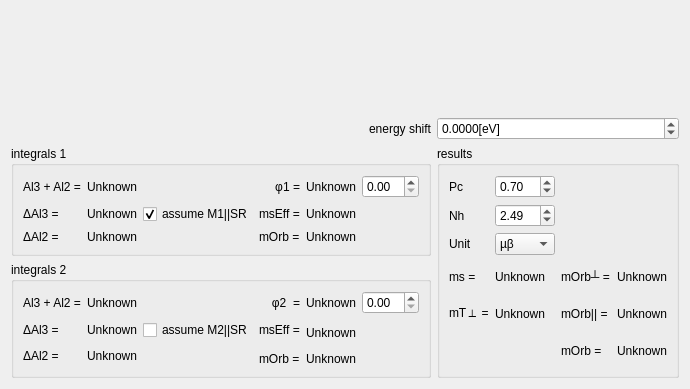
      <widget class="QWidget" name="tab_3">
       <attribute name="title">
        <string>result</string>
       </attribute>
       <layout class="QGridLayout" name="gridLayout_5">
        <item row="1" column="1">
         <widget class="QDoubleSpinBox" name="energyShiftSpinBox">
          <property name="suffix">
           <string>[eV]</string>
          </property>
          <property name="decimals">
           <number>4</number>
          </property>
          <property name="minimum">
           <double>-2.000000000000000</double>
          </property>
          <property name="maximum">
           <double>2.000000000000000</double>
          </property>
          <property name="singleStep">
           <double>0.010000000000000</double>
          </property>
          <property name="value">
           <double>0.000000000000000</double>
          </property>
         </widget>
        </item>
        <item row="1" column="0">
         <widget class="QLabel" name="label_18">
          <property name="text">
           <string>energy shift</string>
          </property>
          <property name="alignment">
           <set>Qt::AlignRight|Qt::AlignTrailing|Qt::AlignVCenter</set>
          </property>
         </widget>
        </item>
        <item row="4" column="0">
         <widget class="QGroupBox" name="groupBox_6">
          <property name="sizePolicy">
           <sizepolicy hsizetype="Preferred" vsizetype="Minimum">
            <horstretch>0</horstretch>
            <verstretch>0</verstretch>
           </sizepolicy>
          </property>
          <property name="minimumSize">
           <size>
            <width>0</width>
            <height>100</height>
           </size>
          </property>
          <property name="toolTip">
           <string>Results, gained from the second file.</string>
          </property>
          <property name="title">
           <string>integrals 2</string>
          </property>
          <layout class="QGridLayout" name="gridLayout_8">
           <item row="1" column="1">
            <widget class="QLabel" name="l32Label">
             <property name="sizePolicy">
              <sizepolicy hsizetype="Expanding" vsizetype="Preferred">
               <horstretch>0</horstretch>
               <verstretch>0</verstretch>
              </sizepolicy>
             </property>
             <property name="toolTip">
              <string>Integral of (XMCD)*dx from left chopped edge to local minimum between maximums for the second file.</string>
             </property>
             <property name="text">
              <string>Unknown</string>
             </property>
            </widget>
           </item>
           <item row="1" column="0">
            <widget class="QLabel" name="label_20">
             <property name="sizePolicy">
              <sizepolicy hsizetype="Minimum" vsizetype="Preferred">
               <horstretch>0</horstretch>
               <verstretch>0</verstretch>
              </sizepolicy>
             </property>
             <property name="toolTip">
              <string>Integral of (XMCD)*dx from left chopped edge to local minimum between maximums for the second file.</string>
             </property>
             <property name="text">
              <string>ΔAl3 = </string>
             </property>
            </widget>
           </item>
           <item row="0" column="1">
            <widget class="QLabel" name="sum2Label">
             <property name="sizePolicy">
              <sizepolicy hsizetype="Expanding" vsizetype="Preferred">
               <horstretch>0</horstretch>
               <verstretch>0</verstretch>
              </sizepolicy>
             </property>
             <property name="toolTip">
              <string>Integral of (normalized r.p. signal + normalized l.p. signal)*dx from left chopped edge to right for the second file.</string>
             </property>
             <property name="text">
              <string>Unknown</string>
             </property>
            </widget>
           </item>
           <item row="2" column="0" rowspan="2">
            <widget class="QLabel" name="label_21">
             <property name="sizePolicy">
              <sizepolicy hsizetype="Minimum" vsizetype="Preferred">
               <horstretch>0</horstretch>
               <verstretch>0</verstretch>
              </sizepolicy>
             </property>
             <property name="toolTip">
              <string>Integral of (XMCD)*dx from local minimum between maximums to the chopped right edge for the second file.</string>
             </property>
             <property name="text">
              <string>ΔAl2 = </string>
             </property>
            </widget>
           </item>
           <item row="2" column="1" rowspan="2">
            <widget class="QLabel" name="l22Label">
             <property name="sizePolicy">
              <sizepolicy hsizetype="Expanding" vsizetype="Preferred">
               <horstretch>0</horstretch>
               <verstretch>0</verstretch>
              </sizepolicy>
             </property>
             <property name="toolTip">
              <string>Integral of (XMCD)*dx from local minimum between maximums to the chopped right edge for the second file.</string>
             </property>
             <property name="text">
              <string>Unknown</string>
             </property>
            </widget>
           </item>
           <item row="0" column="0">
            <widget class="QLabel" name="label_15">
             <property name="sizePolicy">
              <sizepolicy hsizetype="Minimum" vsizetype="Preferred">
               <horstretch>0</horstretch>
               <verstretch>0</verstretch>
              </sizepolicy>
             </property>
             <property name="toolTip">
              <string>Integral of (normalized r.p. signal + normalized l.p. signal)*dx from left chopped edge to right for the second file.</string>
             </property>
             <property name="text">
              <string>Al3 + Al2 =</string>
             </property>
            </widget>
           </item>
           <item row="1" column="4" rowspan="2" colspan="2">
            <widget class="QLabel" name="msEff2Label">
             <property name="sizePolicy">
              <sizepolicy hsizetype="Expanding" vsizetype="Preferred">
               <horstretch>0</horstretch>
               <verstretch>0</verstretch>
              </sizepolicy>
             </property>
             <property name="toolTip">
              <string>Effective spin moment value</string>
             </property>
             <property name="text">
              <string>Unknown</string>
             </property>
            </widget>
           </item>
           <item row="0" column="5">
            <widget class="QDoubleSpinBox" name="phi2OffsetBox">
             <property name="maximum">
              <double>90.000000000000000</double>
             </property>
             <property name="singleStep">
              <double>0.100000000000000</double>
             </property>
            </widget>
           </item>
           <item row="3" column="4" colspan="2">
            <widget class="QLabel" name="mOrb2Label">
             <property name="sizePolicy">
              <sizepolicy hsizetype="Expanding" vsizetype="Preferred">
               <horstretch>0</horstretch>
               <verstretch>0</verstretch>
              </sizepolicy>
             </property>
             <property name="toolTip">
              <string>Orbital moment value</string>
             </property>
             <property name="text">
              <string>Unknown</string>
             </property>
            </widget>
           </item>
           <item row="1" column="3">
            <widget class="QLabel" name="Label_10">
             <property name="sizePolicy">
              <sizepolicy hsizetype="Minimum" vsizetype="Preferred">
               <horstretch>0</horstretch>
               <verstretch>0</verstretch>
              </sizepolicy>
             </property>
             <property name="toolTip">
              <string>Effective spin moment value</string>
             </property>
             <property name="text">
              <string>msEff =</string>
             </property>
            </widget>
           </item>
           <item row="3" column="3">
            <widget class="QLabel" name="label_22">
             <property name="sizePolicy">
              <sizepolicy hsizetype="Minimum" vsizetype="Preferred">
               <horstretch>0</horstretch>
               <verstretch>0</verstretch>
              </sizepolicy>
             </property>
             <property name="toolTip">
              <string>Orbital moment value</string>
             </property>
             <property name="text">
              <string>mOrb =</string>
             </property>
            </widget>
           </item>
           <item row="1" column="2">
            <widget class="QCheckBox" name="angle2Box">
             <property name="toolTip">
              <string>Use this file as start point to calculate second M. angle.</string>
             </property>
             <property name="text">
              <string>assume M2||SR</string>
             </property>
             <attribute name="buttonGroup">
              <string notr="true">angleGroup</string>
             </attribute>
            </widget>
           </item>
           <item row="0" column="3">
            <widget class="QLabel" name="label_27">
             <property name="sizePolicy">
              <sizepolicy hsizetype="Minimum" vsizetype="Preferred">
               <horstretch>0</horstretch>
               <verstretch>0</verstretch>
              </sizepolicy>
             </property>
             <property name="toolTip">
              <string>Magnetisation angle relative to normal axis gained from calculations, assuming intensity is in proportion to cos(M. angle).</string>
             </property>
             <property name="text">
              <string>φ2  =</string>
             </property>
             <property name="alignment">
              <set>Qt::AlignRight|Qt::AlignTrailing|Qt::AlignVCenter</set>
             </property>
            </widget>
           </item>
           <item row="0" column="4">
            <widget class="QLabel" name="angle1CalcLable">
             <property name="sizePolicy">
              <sizepolicy hsizetype="MinimumExpanding" vsizetype="Preferred">
               <horstretch>0</horstretch>
               <verstretch>0</verstretch>
              </sizepolicy>
             </property>
             <property name="toolTip">
              <string>Magnetisation angle relative to normal axis gained from calculations, assuming intensity is in proportion to cos(M. angle).</string>
             </property>
             <property name="text">
              <string>Unknown</string>
             </property>
            </widget>
           </item>
          </layout>
         </widget>
        </item>
        <item row="3" column="1" rowspan="2">
         <widget class="QGroupBox" name="groupBox">
          <property name="sizePolicy">
           <sizepolicy hsizetype="Preferred" vsizetype="Minimum">
            <horstretch>0</horstretch>
            <verstretch>0</verstretch>
           </sizepolicy>
          </property>
          <property name="minimumSize">
           <size>
            <width>0</width>
            <height>200</height>
           </size>
          </property>
          <property name="toolTip">
           <string>Final results, gained from both files.</string>
          </property>
          <property name="title">
           <string>results</string>
          </property>
          <layout class="QGridLayout" name="gridLayout_6">
           <item row="4" column="4">
            <widget class="QLabel" name="mOrbOLabel">
             <property name="toolTip">
              <string>Normal component of orbital moment</string>
             </property>
             <property name="text">
              <string>Unknown</string>
             </property>
            </widget>
           </item>
           <item row="5" column="0">
            <widget class="QLabel" name="label_11">
             <property name="toolTip">
              <string/>
             </property>
             <property name="text">
              <string>mT⊥ =</string>
             </property>
            </widget>
           </item>
           <item row="5" column="1">
            <widget class="QLabel" name="mTLabel">
             <property name="toolTip">
              <string/>
             </property>
             <property name="text">
              <string>Unknown</string>
             </property>
            </widget>
           </item>
           <item row="5" column="2" colspan="2">
            <widget class="QLabel" name="label_13">
             <property name="toolTip">
              <string>Paralel component of orbital moment</string>
             </property>
             <property name="text">
              <string>mOrb|| =</string>
             </property>
            </widget>
           </item>
           <item row="5" column="4">
            <widget class="QLabel" name="mOrbPLabel">
             <property name="toolTip">
              <string>Paralel component of orbital moment</string>
             </property>
             <property name="text">
              <string>Unknown</string>
             </property>
            </widget>
           </item>
           <item row="2" column="0">
            <widget class="QLabel" name="label_26">
             <property name="toolTip">
              <string>Unit selection.</string>
             </property>
             <property name="text">
              <string>Unit</string>
             </property>
            </widget>
           </item>
           <item row="2" column="1">
            <widget class="QComboBox" name="unitBox">
             <property name="toolTip">
              <string>Unit selection.</string>
             </property>
             <property name="currentText">
              <string>µβ</string>
             </property>
             <property name="currentIndex">
              <number>1</number>
             </property>
             <item>
              <property name="text">
               <string>J/T</string>
              </property>
             </item>
             <item>
              <property name="text">
               <string>µβ</string>
              </property>
             </item>
             <item>
              <property name="text">
               <string>eV/T</string>
              </property>
             </item>
             <item>
              <property name="text">
               <string>erg/G</string>
              </property>
             </item>
            </widget>
           </item>
           <item row="6" column="2">
            <widget class="QLabel" name="label_28">
             <property name="toolTip">
              <string>Orbital moment, calculatet from components.</string>
             </property>
             <property name="text">
              <string>mOrb = </string>
             </property>
            </widget>
           </item>
           <item row="6" column="4">
            <widget class="QLabel" name="mOrbLabel">
             <property name="toolTip">
              <string>Orbital moment, calculatet from components.</string>
             </property>
             <property name="text">
              <string>Unknown</string>
             </property>
            </widget>
           </item>
           <item row="0" column="0">
            <widget class="QLabel" name="label_23">
             <property name="toolTip">
              <string>Beamline polarization constant.</string>
             </property>
             <property name="text">
              <string>Pc</string>
             </property>
            </widget>
           </item>
           <item row="0" column="1">
            <widget class="QDoubleSpinBox" name="pSpinBox">
             <property name="toolTip">
              <string>Beamline polarization constant.</string>
             </property>
             <property name="maximum">
              <double>1.000000000000000</double>
             </property>
             <property name="singleStep">
              <double>0.010000000000000</double>
             </property>
             <property name="value">
              <double>0.700000000000000</double>
             </property>
            </widget>
           </item>
           <item row="1" column="0">
            <widget class="QLabel" name="label_19">
             <property name="toolTip">
              <string>Energy level population.</string>
             </property>
             <property name="text">
              <string>Nh</string>
             </property>
            </widget>
           </item>
           <item row="1" column="1">
            <widget class="QDoubleSpinBox" name="nSpinBox">
             <property name="toolTip">
              <string>Energy level population.</string>
             </property>
             <property name="singleStep">
              <double>0.010000000000000</double>
             </property>
             <property name="value">
              <double>2.490000000000000</double>
             </property>
            </widget>
           </item>
           <item row="4" column="0">
            <widget class="QLabel" name="label_10">
             <property name="toolTip">
              <string>Spin moment value</string>
             </property>
             <property name="text">
              <string>ms =</string>
             </property>
            </widget>
           </item>
           <item row="4" column="1">
            <widget class="QLabel" name="msLabel">
             <property name="toolTip">
              <string>Spin moment value</string>
             </property>
             <property name="text">
              <string>Unknown</string>
             </property>
            </widget>
           </item>
           <item row="4" column="2" colspan="2">
            <widget class="QLabel" name="label_12">
             <property name="toolTip">
              <string>Normal component of orbital moment</string>
             </property>
             <property name="text">
              <string>mOrb┴ =</string>
             </property>
            </widget>
           </item>
          </layout>
         </widget>
        </item>
        <item row="3" column="0">
         <widget class="QGroupBox" name="groupBox_5">
          <property name="sizePolicy">
           <sizepolicy hsizetype="Preferred" vsizetype="Minimum">
            <horstretch>0</horstretch>
            <verstretch>0</verstretch>
           </sizepolicy>
          </property>
          <property name="minimumSize">
           <size>
            <width>0</width>
            <height>100</height>
           </size>
          </property>
          <property name="toolTip">
           <string>Results, gained from the first file.</string>
          </property>
          <property name="title">
           <string>integrals 1</string>
          </property>
          <layout class="QGridLayout" name="gridLayout_7">
           <item row="0" column="0">
            <widget class="QLabel" name="label_3">
             <property name="sizePolicy">
              <sizepolicy hsizetype="Minimum" vsizetype="Minimum">
               <horstretch>0</horstretch>
               <verstretch>0</verstretch>
              </sizepolicy>
             </property>
             <property name="minimumSize">
              <size>
               <width>40</width>
               <height>0</height>
              </size>
             </property>
             <property name="toolTip">
              <string>Integral of (normalized r.p. signal + normalized l.p. signal)*dx from left chopped edge to right for the first file.</string>
             </property>
             <property name="text">
              <string>Al3 + Al2 =</string>
             </property>
            </widget>
           </item>
           <item row="0" column="1">
            <widget class="QLabel" name="sum1Label">
             <property name="sizePolicy">
              <sizepolicy hsizetype="Expanding" vsizetype="Minimum">
               <horstretch>0</horstretch>
               <verstretch>0</verstretch>
              </sizepolicy>
             </property>
             <property name="toolTip">
              <string>Integral of (normalized r.p. signal + normalized l.p. signal)*dx from left chopped edge to right for the first file.</string>
             </property>
             <property name="text">
              <string>Unknown</string>
             </property>
            </widget>
           </item>
           <item row="1" column="0">
            <widget class="QLabel" name="label_6">
             <property name="sizePolicy">
              <sizepolicy hsizetype="Minimum" vsizetype="Minimum">
               <horstretch>0</horstretch>
               <verstretch>0</verstretch>
              </sizepolicy>
             </property>
             <property name="minimumSize">
              <size>
               <width>40</width>
               <height>0</height>
              </size>
             </property>
             <property name="toolTip">
              <string>Integral of (XMCD)*dx from left chopped edge to local minimum between maximums for the first file.</string>
             </property>
             <property name="text">
              <string>ΔAl3 = </string>
             </property>
            </widget>
           </item>
           <item row="1" column="1">
            <widget class="QLabel" name="l31Label">
             <property name="sizePolicy">
              <sizepolicy hsizetype="Expanding" vsizetype="Minimum">
               <horstretch>0</horstretch>
               <verstretch>0</verstretch>
              </sizepolicy>
             </property>
             <property name="toolTip">
              <string>Integral of (XMCD)*dx from left chopped edge to local minimum between maximums for the first file.</string>
             </property>
             <property name="toolTipDuration">
              <number>100000</number>
             </property>
             <property name="text">
              <string>Unknown</string>
             </property>
            </widget>
           </item>
           <item row="2" column="0">
            <widget class="QLabel" name="label_7">
             <property name="sizePolicy">
              <sizepolicy hsizetype="Minimum" vsizetype="Minimum">
               <horstretch>0</horstretch>
               <verstretch>0</verstretch>
              </sizepolicy>
             </property>
             <property name="minimumSize">
              <size>
               <width>40</width>
               <height>0</height>
              </size>
             </property>
             <property name="toolTip">
              <string>Integral of (XMCD)*dx from local minimum between maximums to the chopped right edge for the first file.</string>
             </property>
             <property name="text">
              <string>ΔAl2 = </string>
             </property>
            </widget>
           </item>
           <item row="2" column="1">
            <widget class="QLabel" name="l21Label">
             <property name="sizePolicy">
              <sizepolicy hsizetype="Expanding" vsizetype="Minimum">
               <horstretch>0</horstretch>
               <verstretch>0</verstretch>
              </sizepolicy>
             </property>
             <property name="toolTip">
              <string>Integral of (XMCD)*dx from local minimum between maximums to the chopped right edge for the first file.</string>
             </property>
             <property name="text">
              <string>Unknown</string>
             </property>
            </widget>
           </item>
           <item row="1" column="5" colspan="2">
            <widget class="QLabel" name="msEff1Label">
             <property name="sizePolicy">
              <sizepolicy hsizetype="Expanding" vsizetype="Minimum">
               <horstretch>0</horstretch>
               <verstretch>0</verstretch>
              </sizepolicy>
             </property>
             <property name="toolTip">
              <string>Effective spin moment value</string>
             </property>
             <property name="text">
              <string>Unknown</string>
             </property>
            </widget>
           </item>
           <item row="2" column="5" colspan="2">
            <widget class="QLabel" name="mOrb1Label">
             <property name="sizePolicy">
              <sizepolicy hsizetype="Expanding" vsizetype="Minimum">
               <horstretch>0</horstretch>
               <verstretch>0</verstretch>
              </sizepolicy>
             </property>
             <property name="toolTip">
              <string>Orbital moment value</string>
             </property>
             <property name="text">
              <string>Unknown</string>
             </property>
            </widget>
           </item>
           <item row="1" column="4">
            <widget class="QLabel" name="Label_9">
             <property name="sizePolicy">
              <sizepolicy hsizetype="Minimum" vsizetype="Minimum">
               <horstretch>0</horstretch>
               <verstretch>0</verstretch>
              </sizepolicy>
             </property>
             <property name="toolTip">
              <string>Effective spin moment value</string>
             </property>
             <property name="text">
              <string>msEff =</string>
             </property>
            </widget>
           </item>
           <item row="2" column="4">
            <widget class="QLabel" name="label_9">
             <property name="sizePolicy">
              <sizepolicy hsizetype="Minimum" vsizetype="Minimum">
               <horstretch>0</horstretch>
               <verstretch>0</verstretch>
              </sizepolicy>
             </property>
             <property name="toolTip">
              <string>Orbital moment value</string>
             </property>
             <property name="text">
              <string>mOrb =</string>
             </property>
            </widget>
           </item>
           <item row="1" column="2" colspan="2">
            <widget class="QCheckBox" name="angle1Box">
             <property name="toolTip">
              <string>Use this file as start point to calculate second M. angle.</string>
             </property>
             <property name="text">
              <string>assume M1||SR</string>
             </property>
             <property name="checked">
              <bool>true</bool>
             </property>
             <attribute name="buttonGroup">
              <string notr="true">angleGroup</string>
             </attribute>
            </widget>
           </item>
           <item row="0" column="6">
            <widget class="QDoubleSpinBox" name="phi1OffsetBox">
             <property name="maximum">
              <double>90.000000000000000</double>
             </property>
             <property name="singleStep">
              <double>0.100000000000000</double>
             </property>
            </widget>
           </item>
           <item row="0" column="4">
            <widget class="QLabel" name="label_30">
             <property name="toolTip">
              <string>Magnetisation angle relative to normal axis gained from calculations, assuming intensity is in proportion to cos(M. angle).</string>
             </property>
             <property name="text">
              <string>φ1 =</string>
             </property>
             <property name="alignment">
              <set>Qt::AlignRight|Qt::AlignTrailing|Qt::AlignVCenter</set>
             </property>
            </widget>
           </item>
           <item row="0" column="5">
            <widget class="QLabel" name="angle2CalcLable">
             <property name="sizePolicy">
              <sizepolicy hsizetype="Expanding" vsizetype="Preferred">
               <horstretch>0</horstretch>
               <verstretch>0</verstretch>
              </sizepolicy>
             </property>
             <property name="toolTip">
              <string>Magnetisation angle relative to normal axis gained from calculations, assuming intensity is in proportion to cos(M. angle).</string>
             </property>
             <property name="text">
              <string>Unknown</string>
             </property>
            </widget>
           </item>
          </layout>
         </widget>
        </item>
        <item row="0" column="0" colspan="2">
         <widget class="QWidget" name="diffWidget" native="true">
          <property name="sizePolicy">
           <sizepolicy hsizetype="Maximum" vsizetype="Expanding">
            <horstretch>0</horstretch>
            <verstretch>0</verstretch>
           </sizepolicy>
          </property>
          <property name="minimumSize">
           <size>
            <width>200</width>
            <height>100</height>
           </size>
          </property>
          <property name="maximumSize">
           <size>
            <width>2000</width>
            <height>2000</height>
           </size>
          </property>
         </widget>
        </item>
       </layout>
      </widget>
